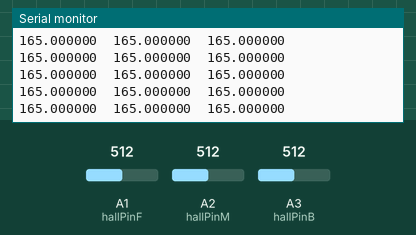
A sketch run on a simulated Arduino Zero (SAMD21). Shown: the last lines printed to the serial monitor. The inputs (shaded band) are chosen by the test bench; at power-on: A1 (hallPinF) = 512, A2 (hallPinM) = 512, A3 (hallPinB) = 512 (analog values on the 0–1023 scale).

Above: at 1.2 s.
1.3 s: A1 (hallPinF) set to 716
At 1.36 s:
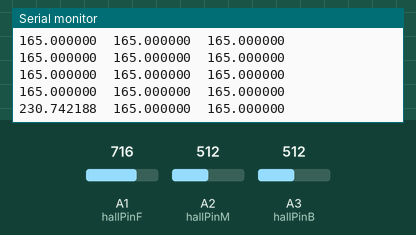
2.8 s: A2 (hallPinM) set to 716
At 2.87 s:
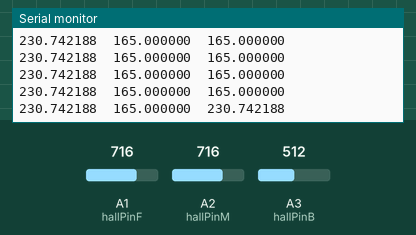
4.3 s: A3 (hallPinB) set to 716
At 4.38 s:
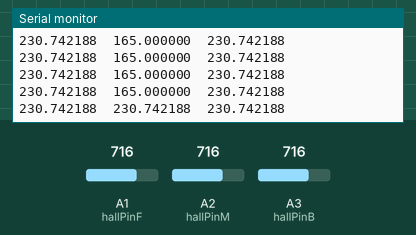
5.8 s: A1 (hallPinF) set to 900
At 5.89 s:
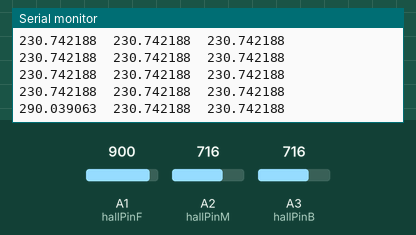
7.3 s: A2 (hallPinM) set to 900
At 7.4 s:
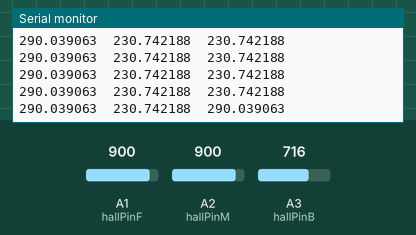
8.8 s: A3 (hallPinB) set to 900
At 8.8 s:
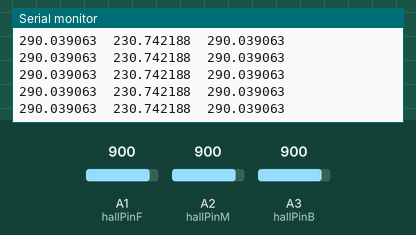
Timing chart, 0 to 11.3 s (numbered marks = the images above; inputs shaded):
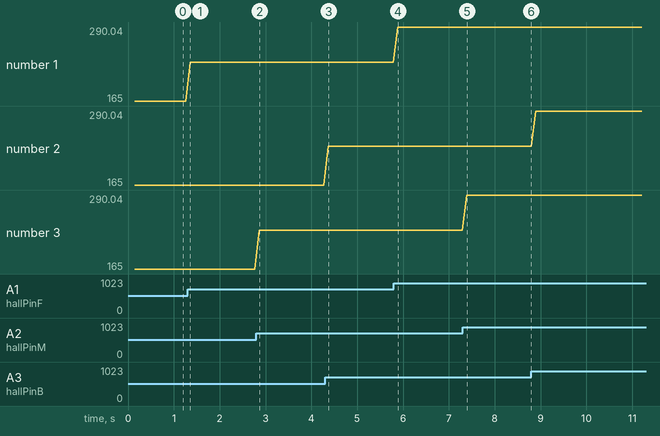

The sketch:

verifyingHallEffect.ino
```cpp
/*
 * Auth: Justin Francis
 * Date: 10/25/19
 * Ver: 0.1
 * Sum: Attempt at validating hall grf
 * Mod:
 *
*/

#define ANALOG_READ_RES 8192 //13 bit
#define ANALOG_READ_BIT 13 //13 bit
#define ANALOG_MAX_V 3.3 // max voltage readable by pin [V]
#define MULTIPLIER 100 //increase signal for plot
#define OFFSET 50 //plot signals in same region

const int hallPinF = A1; //analog pin
const int hallPinM = A2; //analog pin
const int hallPinB = A3; //analog pin

void setup()
{
    Serial.begin(115200);
    pinMode(hallPinF, INPUT);
    pinMode(hallPinM, INPUT);
    pinMode(hallPinB, INPUT);

    analogReadResolution(ANALOG_READ_BIT);

    delay(50);
    Serial.println("Front Middle Back");
}

void loop()
{
    delay(100);
    Serial.print((ANALOG_MAX_V/ANALOG_READ_RES)*analogRead(hallPinF)*MULTIPLIER, 6);Serial.print("\t");
    Serial.print((ANALOG_MAX_V/ANALOG_READ_RES)*analogRead(hallPinB)*MULTIPLIER, 6);Serial.print("\t");
    Serial.print((ANALOG_MAX_V/ANALOG_READ_RES)*analogRead(hallPinM)*MULTIPLIER, 6);Serial.println();

}
```

Measured:
- after the input at 1.3 s, the serial monitor: prints a new line after 0.06 s (image 1)
- after the input at 2.8 s, the serial monitor: prints a new line after 0.07 s (image 2)
- after the input at 4.3 s, the serial monitor: prints a new line after 0.07 s (image 3)
- after the input at 5.8 s, the serial monitor: prints a new line after 0.08 s (image 4)
- after the input at 7.3 s, the serial monitor: prints a new line after 0.09 s (image 5)
- plotted number 1: 165 → 230.74 after the input at 1.3 s, 230.74 → 290.04 after the input at 5.8 s
